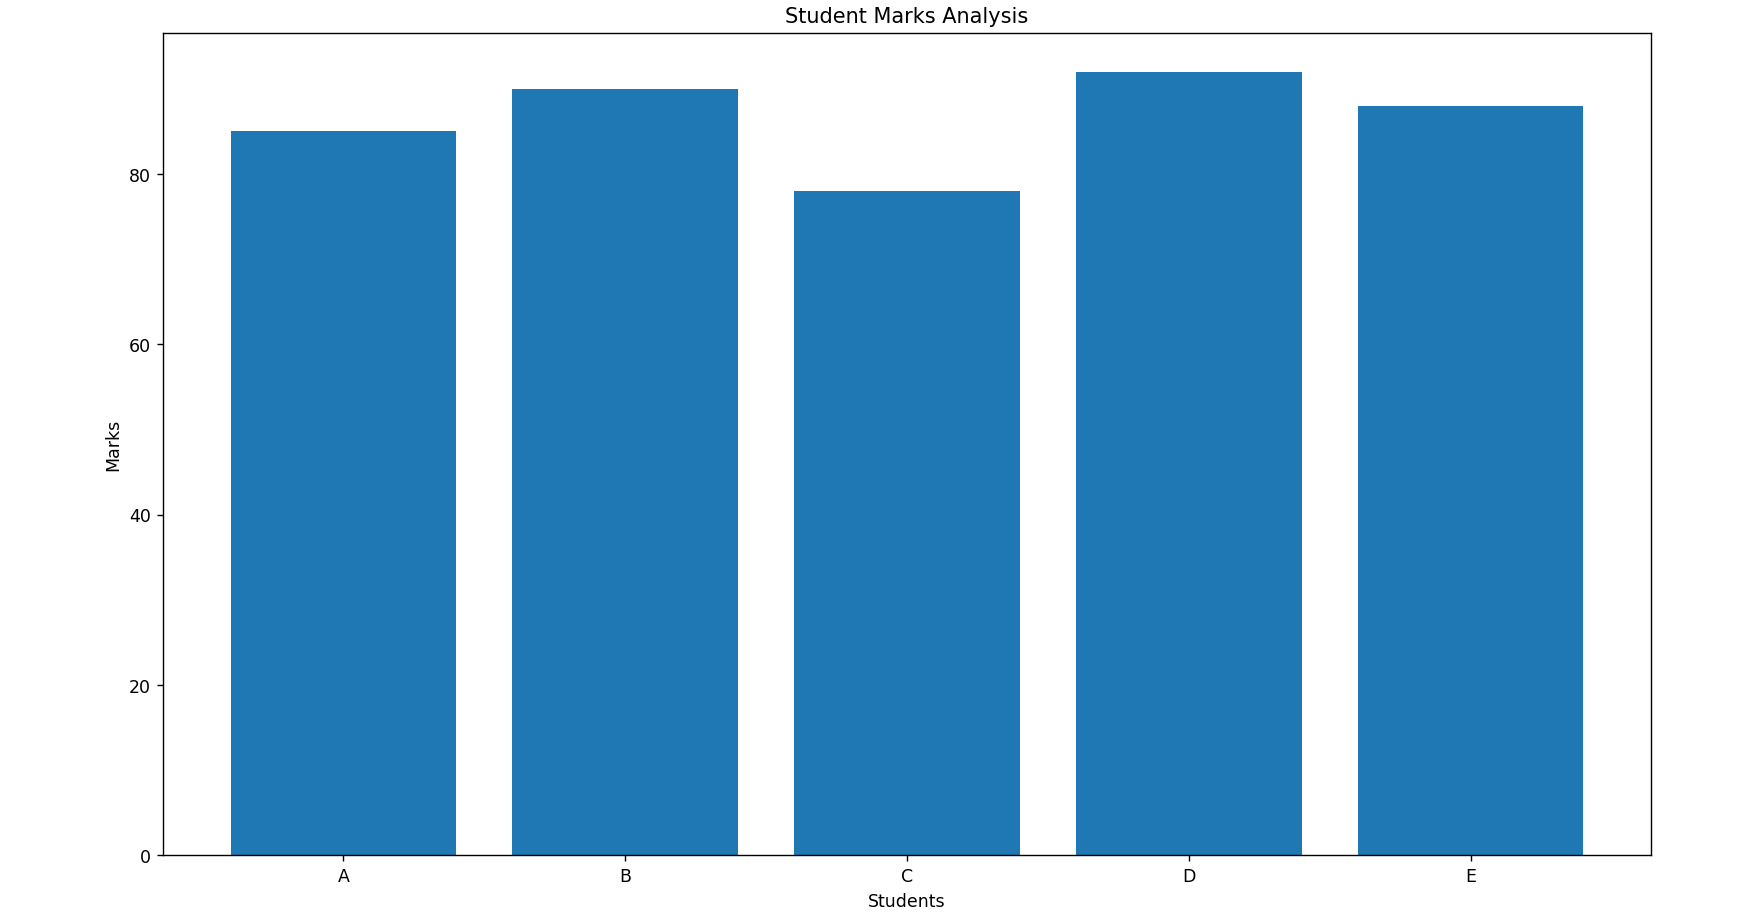

Here is the Python script that generated this plot:
import pandas as pd
import matplotlib.pyplot as plt

# Sample dataset
data = {
    'Student': ['A', 'B', 'C', 'D', 'E'],
    'Marks': [85, 90, 78, 92, 88]
}

df = pd.DataFrame(data)

print("Dataset:")
print(df)

print("\nStatistics:")
print(df.describe())

plt.bar(df['Student'], df['Marks'])
plt.title("Student Marks Analysis")
plt.xlabel("Students")
plt.ylabel("Marks")
plt.show()
